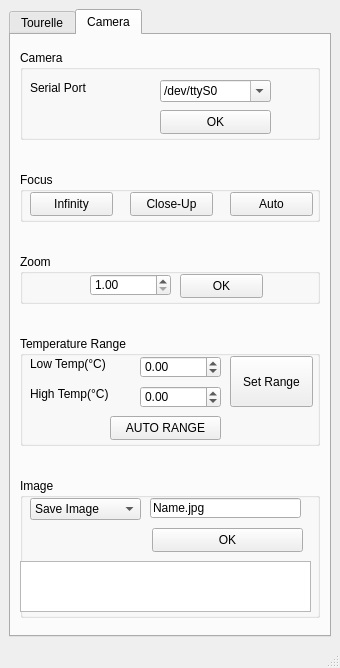
<?xml version="1.0" encoding="UTF-8"?>
<ui version="4.0">
 <class>MainWindow</class>
 <widget class="QMainWindow" name="MainWindow">
  <property name="geometry">
   <rect>
    <x>0</x>
    <y>0</y>
    <width>340</width>
    <height>668</height>
   </rect>
  </property>
  <property name="minimumSize">
   <size>
    <width>0</width>
    <height>0</height>
   </size>
  </property>
  <property name="maximumSize">
   <size>
    <width>419</width>
    <height>16777215</height>
   </size>
  </property>
  <property name="windowTitle">
   <string>camIR</string>
  </property>
  <widget class="QWidget" name="centralwidget">
   <layout class="QGridLayout" name="gridLayout_2">
    <item row="0" column="0">
     <widget class="QTabWidget" name="tabWidget">
      <property name="currentIndex">
       <number>1</number>
      </property>
      <widget class="QWidget" name="tab">
       <attribute name="title">
        <string>Tourelle</string>
       </attribute>
       <layout class="QGridLayout" name="gridLayout">
        <item row="0" column="0">
         <widget class="QGroupBox" name="CameraGB">
          <property name="minimumSize">
           <size>
            <width>300</width>
            <height>130</height>
           </size>
          </property>
          <property name="maximumSize">
           <size>
            <width>300</width>
            <height>130</height>
           </size>
          </property>
          <property name="title">
           <string>Tourelle</string>
          </property>
          <widget class="QLabel" name="SerialDef">
           <property name="geometry">
            <rect>
             <x>10</x>
             <y>20</y>
             <width>128</width>
             <height>36</height>
            </rect>
           </property>
           <property name="text">
            <string>Serial Port</string>
           </property>
          </widget>
          <widget class="QLabel" name="AddrDef">
           <property name="geometry">
            <rect>
             <x>10</x>
             <y>50</y>
             <width>128</width>
             <height>37</height>
            </rect>
           </property>
           <property name="text">
            <string>Receiver Address</string>
           </property>
          </widget>
          <widget class="QComboBox" name="SerialList">
           <property name="geometry">
            <rect>
             <x>140</x>
             <y>30</y>
             <width>111</width>
             <height>22</height>
            </rect>
           </property>
           <property name="editable">
            <bool>true</bool>
           </property>
           <item>
            <property name="text">
             <string>/dev/ttyS0</string>
            </property>
           </item>
           <item>
            <property name="text">
             <string>/dev/ttyUSB0</string>
            </property>
           </item>
          </widget>
          <widget class="QPushButton" name="CameraValida">
           <property name="geometry">
            <rect>
             <x>140</x>
             <y>90</y>
             <width>111</width>
             <height>24</height>
            </rect>
           </property>
           <property name="text">
            <string>OK</string>
           </property>
          </widget>
          <widget class="QSpinBox" name="AddrList">
           <property name="geometry">
            <rect>
             <x>140</x>
             <y>60</y>
             <width>111</width>
             <height>22</height>
            </rect>
           </property>
           <property name="minimum">
            <number>1</number>
           </property>
          </widget>
         </widget>
        </item>
        <item row="1" column="0">
         <spacer name="horizontalSpacer">
          <property name="orientation">
           <enum>Qt::Horizontal</enum>
          </property>
          <property name="sizeHint" stdset="0">
           <size>
            <width>297</width>
            <height>20</height>
           </size>
          </property>
         </spacer>
        </item>
        <item row="2" column="0">
         <widget class="QGroupBox" name="PresetGB">
          <property name="minimumSize">
           <size>
            <width>300</width>
            <height>130</height>
           </size>
          </property>
          <property name="maximumSize">
           <size>
            <width>300</width>
            <height>130</height>
           </size>
          </property>
          <property name="title">
           <string>Preset</string>
          </property>
          <widget class="QComboBox" name="PresetMenu">
           <property name="geometry">
            <rect>
             <x>140</x>
             <y>30</y>
             <width>111</width>
             <height>20</height>
            </rect>
           </property>
           <item>
            <property name="text">
             <string>Set Preset</string>
            </property>
           </item>
           <item>
            <property name="text">
             <string>Go To Preset</string>
            </property>
           </item>
           <item>
            <property name="text">
             <string>Clear Preset</string>
            </property>
           </item>
          </widget>
          <widget class="QSpinBox" name="PresetNumber">
           <property name="geometry">
            <rect>
             <x>140</x>
             <y>60</y>
             <width>111</width>
             <height>20</height>
            </rect>
           </property>
           <property name="minimum">
            <number>1</number>
           </property>
           <property name="maximum">
            <number>40</number>
           </property>
           <property name="value">
            <number>1</number>
           </property>
          </widget>
          <widget class="QPushButton" name="ValidPreset">
           <property name="geometry">
            <rect>
             <x>140</x>
             <y>90</y>
             <width>111</width>
             <height>24</height>
            </rect>
           </property>
           <property name="text">
            <string>OK</string>
           </property>
          </widget>
          <widget class="QLabel" name="label">
           <property name="geometry">
            <rect>
             <x>10</x>
             <y>30</y>
             <width>57</width>
             <height>14</height>
            </rect>
           </property>
           <property name="text">
            <string>Action</string>
           </property>
          </widget>
          <widget class="QLabel" name="label_2">
           <property name="geometry">
            <rect>
             <x>10</x>
             <y>60</y>
             <width>111</width>
             <height>16</height>
            </rect>
           </property>
           <property name="text">
            <string>Preset number</string>
           </property>
          </widget>
         </widget>
        </item>
        <item row="3" column="0">
         <spacer name="horizontalSpacer_2">
          <property name="orientation">
           <enum>Qt::Horizontal</enum>
          </property>
          <property name="sizeHint" stdset="0">
           <size>
            <width>297</width>
            <height>20</height>
           </size>
          </property>
         </spacer>
        </item>
        <item row="4" column="0">
         <widget class="QGroupBox" name="groupBox">
          <property name="minimumSize">
           <size>
            <width>300</width>
            <height>120</height>
           </size>
          </property>
          <property name="maximumSize">
           <size>
            <width>300</width>
            <height>120</height>
           </size>
          </property>
          <property name="font">
           <font>
            <weight>50</weight>
            <bold>false</bold>
           </font>
          </property>
          <property name="title">
           <string>Manual</string>
          </property>
          <widget class="QPushButton" name="btnLeft">
           <property name="geometry">
            <rect>
             <x>10</x>
             <y>50</y>
             <width>75</width>
             <height>24</height>
            </rect>
           </property>
           <property name="font">
            <font>
             <weight>50</weight>
             <bold>false</bold>
            </font>
           </property>
           <property name="text">
            <string>Left (J)</string>
           </property>
          </widget>
          <widget class="QPushButton" name="btnUp">
           <property name="geometry">
            <rect>
             <x>110</x>
             <y>10</y>
             <width>75</width>
             <height>24</height>
            </rect>
           </property>
           <property name="font">
            <font>
             <weight>50</weight>
             <bold>false</bold>
            </font>
           </property>
           <property name="text">
            <string>Up (I)</string>
           </property>
          </widget>
          <widget class="QPushButton" name="btnDown">
           <property name="geometry">
            <rect>
             <x>110</x>
             <y>90</y>
             <width>75</width>
             <height>24</height>
            </rect>
           </property>
           <property name="font">
            <font>
             <weight>50</weight>
             <bold>false</bold>
            </font>
           </property>
           <property name="text">
            <string>Down (K)</string>
           </property>
          </widget>
          <widget class="QPushButton" name="btnRight">
           <property name="geometry">
            <rect>
             <x>220</x>
             <y>50</y>
             <width>75</width>
             <height>24</height>
            </rect>
           </property>
           <property name="font">
            <font>
             <weight>50</weight>
             <bold>false</bold>
            </font>
           </property>
           <property name="text">
            <string>Right (L)</string>
           </property>
          </widget>
         </widget>
        </item>
       </layout>
      </widget>
      <widget class="QWidget" name="tab_2">
       <attribute name="title">
        <string>Camera</string>
       </attribute>
       <layout class="QGridLayout" name="gridLayout_3">
        <item row="3" column="1">
         <spacer name="horizontalSpacer_4">
          <property name="orientation">
           <enum>Qt::Horizontal</enum>
          </property>
          <property name="sizeHint" stdset="0">
           <size>
            <width>40</width>
            <height>20</height>
           </size>
          </property>
         </spacer>
        </item>
        <item row="1" column="1">
         <spacer name="horizontalSpacer_3">
          <property name="orientation">
           <enum>Qt::Horizontal</enum>
          </property>
          <property name="sizeHint" stdset="0">
           <size>
            <width>297</width>
            <height>20</height>
           </size>
          </property>
         </spacer>
        </item>
        <item row="0" column="1">
         <widget class="QGroupBox" name="thermacam">
          <property name="minimumSize">
           <size>
            <width>300</width>
            <height>90</height>
           </size>
          </property>
          <property name="maximumSize">
           <size>
            <width>300</width>
            <height>90</height>
           </size>
          </property>
          <property name="title">
           <string>Camera</string>
          </property>
          <widget class="QLabel" name="SerialDef_2">
           <property name="geometry">
            <rect>
             <x>10</x>
             <y>20</y>
             <width>91</width>
             <height>36</height>
            </rect>
           </property>
           <property name="text">
            <string>Serial Port</string>
           </property>
          </widget>
          <widget class="QComboBox" name="serialThermaList">
           <property name="geometry">
            <rect>
             <x>140</x>
             <y>30</y>
             <width>111</width>
             <height>22</height>
            </rect>
           </property>
           <property name="editable">
            <bool>true</bool>
           </property>
           <item>
            <property name="text">
             <string>/dev/ttyS0</string>
            </property>
           </item>
           <item>
            <property name="text">
             <string>/dev/ttyUSB0</string>
            </property>
           </item>
          </widget>
          <widget class="QPushButton" name="thermacamValida">
           <property name="geometry">
            <rect>
             <x>140</x>
             <y>60</y>
             <width>111</width>
             <height>24</height>
            </rect>
           </property>
           <property name="text">
            <string>OK</string>
           </property>
          </widget>
         </widget>
        </item>
        <item row="4" column="1">
         <widget class="QGroupBox" name="groupBox_2">
          <property name="minimumSize">
           <size>
            <width>300</width>
            <height>50</height>
           </size>
          </property>
          <property name="maximumSize">
           <size>
            <width>300</width>
            <height>50</height>
           </size>
          </property>
          <property name="title">
           <string>Zoom</string>
          </property>
          <widget class="QDoubleSpinBox" name="zoomPower">
           <property name="geometry">
            <rect>
             <x>70</x>
             <y>20</y>
             <width>81</width>
             <height>22</height>
            </rect>
           </property>
           <property name="minimum">
            <double>1.000000000000000</double>
           </property>
           <property name="maximum">
            <double>8.000000000000000</double>
           </property>
          </widget>
          <widget class="QPushButton" name="btnZoom">
           <property name="geometry">
            <rect>
             <x>160</x>
             <y>20</y>
             <width>83</width>
             <height>24</height>
            </rect>
           </property>
           <property name="text">
            <string>OK</string>
           </property>
          </widget>
         </widget>
        </item>
        <item row="5" column="1">
         <spacer name="horizontalSpacer_5">
          <property name="orientation">
           <enum>Qt::Horizontal</enum>
          </property>
          <property name="sizeHint" stdset="0">
           <size>
            <width>40</width>
            <height>20</height>
           </size>
          </property>
         </spacer>
        </item>
        <item row="2" column="1">
         <widget class="QGroupBox" name="focusbox">
          <property name="minimumSize">
           <size>
            <width>300</width>
            <height>50</height>
           </size>
          </property>
          <property name="maximumSize">
           <size>
            <width>300</width>
            <height>50</height>
           </size>
          </property>
          <property name="title">
           <string>Focus</string>
          </property>
          <widget class="QPushButton" name="btnFocusInf">
           <property name="geometry">
            <rect>
             <x>10</x>
             <y>20</y>
             <width>83</width>
             <height>24</height>
            </rect>
           </property>
           <property name="text">
            <string>Infinity</string>
           </property>
          </widget>
          <widget class="QPushButton" name="btnFocusClose">
           <property name="geometry">
            <rect>
             <x>110</x>
             <y>20</y>
             <width>83</width>
             <height>24</height>
            </rect>
           </property>
           <property name="text">
            <string>Close-Up</string>
           </property>
          </widget>
          <widget class="QPushButton" name="btnFocusZoom">
           <property name="geometry">
            <rect>
             <x>210</x>
             <y>20</y>
             <width>83</width>
             <height>24</height>
            </rect>
           </property>
           <property name="text">
            <string>Auto</string>
           </property>
          </widget>
         </widget>
        </item>
        <item row="7" column="1">
         <spacer name="horizontalSpacer_6">
          <property name="orientation">
           <enum>Qt::Horizontal</enum>
          </property>
          <property name="sizeHint" stdset="0">
           <size>
            <width>40</width>
            <height>20</height>
           </size>
          </property>
         </spacer>
        </item>
        <item row="6" column="1">
         <widget class="QGroupBox" name="rangebox">
          <property name="minimumSize">
           <size>
            <width>300</width>
            <height>110</height>
           </size>
          </property>
          <property name="maximumSize">
           <size>
            <width>300</width>
            <height>110</height>
           </size>
          </property>
          <property name="title">
           <string>Temperature Range</string>
          </property>
          <widget class="QLabel" name="label_3">
           <property name="geometry">
            <rect>
             <x>10</x>
             <y>20</y>
             <width>91</width>
             <height>16</height>
            </rect>
           </property>
           <property name="text">
            <string>Low Temp(°C)</string>
           </property>
          </widget>
          <widget class="QLabel" name="label_4">
           <property name="geometry">
            <rect>
             <x>10</x>
             <y>50</y>
             <width>91</width>
             <height>16</height>
            </rect>
           </property>
           <property name="text">
            <string>High Temp(°C)</string>
           </property>
          </widget>
          <widget class="QDoubleSpinBox" name="lowTemp">
           <property name="geometry">
            <rect>
             <x>120</x>
             <y>20</y>
             <width>81</width>
             <height>22</height>
            </rect>
           </property>
           <property name="minimum">
            <double>-40.000000000000000</double>
           </property>
           <property name="maximum">
            <double>120.000000000000000</double>
           </property>
          </widget>
          <widget class="QDoubleSpinBox" name="highTemp">
           <property name="geometry">
            <rect>
             <x>120</x>
             <y>50</y>
             <width>81</width>
             <height>22</height>
            </rect>
           </property>
           <property name="minimum">
            <double>-40.000000000000000</double>
           </property>
           <property name="maximum">
            <double>120.000000000000000</double>
           </property>
          </widget>
          <widget class="QPushButton" name="setRange">
           <property name="geometry">
            <rect>
             <x>210</x>
             <y>20</y>
             <width>83</width>
             <height>51</height>
            </rect>
           </property>
           <property name="text">
            <string>Set Range</string>
           </property>
          </widget>
          <widget class="QPushButton" name="autoRange">
           <property name="geometry">
            <rect>
             <x>90</x>
             <y>80</y>
             <width>111</width>
             <height>24</height>
            </rect>
           </property>
           <property name="text">
            <string>AUTO RANGE</string>
           </property>
          </widget>
         </widget>
        </item>
        <item row="8" column="1">
         <widget class="QGroupBox" name="imageBox">
          <property name="minimumSize">
           <size>
            <width>300</width>
            <height>140</height>
           </size>
          </property>
          <property name="maximumSize">
           <size>
            <width>300</width>
            <height>140</height>
           </size>
          </property>
          <property name="title">
           <string>Image</string>
          </property>
          <widget class="QComboBox" name="getOrSave">
           <property name="geometry">
            <rect>
             <x>10</x>
             <y>20</y>
             <width>111</width>
             <height>22</height>
            </rect>
           </property>
           <item>
            <property name="text">
             <string>Save Image</string>
            </property>
           </item>
           <item>
            <property name="text">
             <string>Get Image</string>
            </property>
           </item>
           <item>
            <property name="text">
             <string>Remove Image</string>
            </property>
           </item>
          </widget>
          <widget class="QLineEdit" name="imgName">
           <property name="geometry">
            <rect>
             <x>130</x>
             <y>20</y>
             <width>151</width>
             <height>20</height>
            </rect>
           </property>
           <property name="text">
            <string>Name.jpg</string>
           </property>
          </widget>
          <widget class="QPushButton" name="imgAction">
           <property name="geometry">
            <rect>
             <x>132</x>
             <y>50</y>
             <width>151</width>
             <height>24</height>
            </rect>
           </property>
           <property name="text">
            <string>OK</string>
           </property>
          </widget>
          <widget class="QPlainTextEdit" name="imgList">
           <property name="geometry">
            <rect>
             <x>0</x>
             <y>83</y>
             <width>291</width>
             <height>51</height>
            </rect>
           </property>
           <property name="readOnly">
            <bool>true</bool>
           </property>
           <property name="overwriteMode">
            <bool>true</bool>
           </property>
          </widget>
         </widget>
        </item>
       </layout>
      </widget>
     </widget>
    </item>
   </layout>
  </widget>
  <widget class="QMenuBar" name="menubar">
   <property name="geometry">
    <rect>
     <x>0</x>
     <y>0</y>
     <width>340</width>
     <height>19</height>
    </rect>
   </property>
  </widget>
  <widget class="QStatusBar" name="statusbar"/>
  <action name="action_Quit">
   <property name="text">
    <string>&amp;Quit</string>
   </property>
  </action>
 </widget>
 <resources/>
 <connections>
  <connection>
   <sender>action_Quit</sender>
   <signal>triggered()</signal>
   <receiver>MainWindow</receiver>
   <slot>close()</slot>
   <hints>
    <hint type="sourcelabel">
     <x>-1</x>
     <y>-1</y>
    </hint>
    <hint type="destinationlabel">
     <x>209</x>
     <y>219</y>
    </hint>
   </hints>
  </connection>
 </connections>
 <slots>
  <signal>signal1()</signal>
  <slot>slot1()</slot>
 </slots>
</ui>
